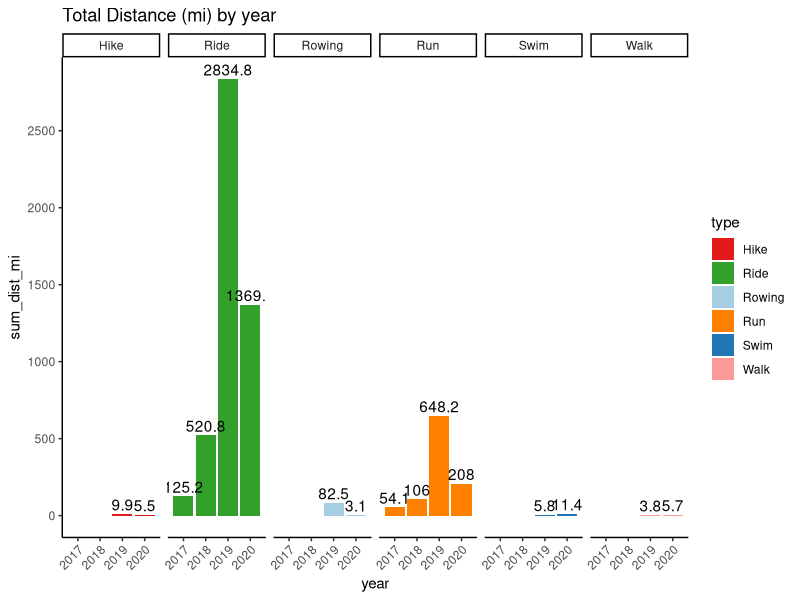
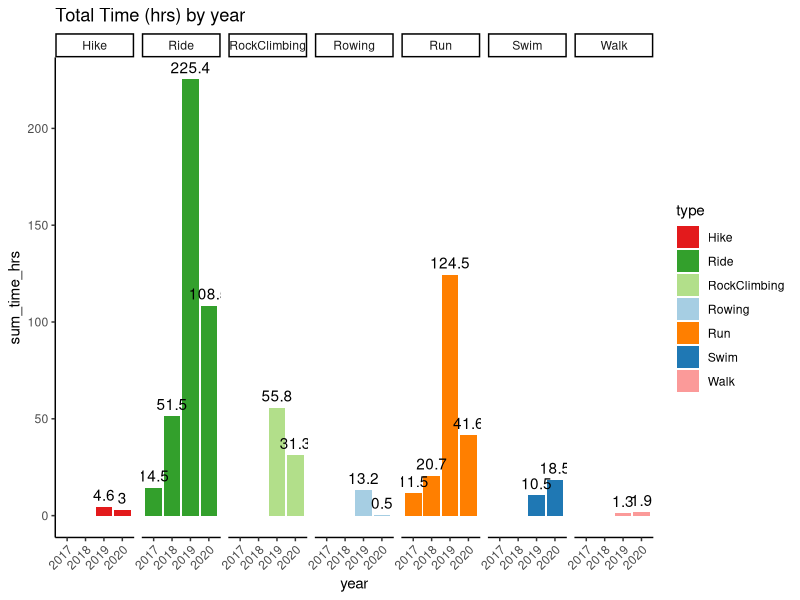

Write R code to recreate these figures, in order.
library(here)
library(ggplot2)
library(dplyr)
library(scales)

set_colors <- function(data) {
    palette = RColorBrewer::brewer.pal(n = 10, name = "Paired")
    colors = list()
    colors[["Ride"]] <- palette[[4]]
    colors[["Run"]] <- palette[[8]]
    colors[["RockClimbing"]] <- palette[[3]]
    colors[["Rowing"]] <- palette[[1]]
    colors[["Swim"]] <- palette[[2]]
    colors[["Hike"]] <- palette[[6]]
    colors[["Walk"]] <- palette[[5]]
    colors[["Elliptical"]] <- palette[[7]]
    colors[["NordicSki"]] <- palette[[10]]
    colors[["Yoga"]] <- palette[[9]]
    return(colors)
}
filter_dist_sum <- function(data) {
    types_to_keep <- data %>% 
        group_by(type) %>% 
        summarise(total_dist_mi=sum(sum_dist_mi),
                  count=n()) %>% 
        filter(count >= 2) %>%
        filter(total_dist_mi > 0) %>% 
        pull(type)
    return(
        data %>%
            filter(type %in% types_to_keep)
    )
}
filter_time_sum <- function(data) {
    types_to_keep <- data %>% 
        group_by(type) %>% 
        summarise(total_time_hrs=sum(sum_time_hrs),
                  count=n()) %>% 
        filter(count >= 2) %>%
        filter(total_time_hrs > 0) %>% 
        pull(type)
    return(
        data %>%
            filter(type %in% types_to_keep)
    )
}
table_sum <- readr::read_csv(here::here("data" ,"processed", "summary.csv"))
colors <- set_colors(table_sum)

bar_sum_dist <- table_sum %>%
    filter_dist_sum() %>%
    ggplot(aes(year, sum_dist_mi, fill=type, label=sum_dist_mi)) +
    geom_col(position="dodge") +
    geom_text(vjust=-0.3, position = position_dodge(width=1)) +
    scale_fill_manual("type", values=colors) +
    facet_wrap(~type, nrow=1) +
    scale_y_continuous(breaks=pretty_breaks()) +
    ggtitle("Total Distance (mi) by year") +
    theme_classic() +
    theme(axis.text.x=element_text(angle=45, hjust=1))
ggsave(bar_sum_dist, filename = here::here("figures", "bar_sum_dist.png"))

bar_sum_hrs <- table_sum %>%
    filter_time_sum() %>%
    ggplot(aes(year, sum_time_hrs, fill=type, label=sum_time_hrs)) +
    geom_col(position="dodge") +
    geom_text(vjust=-0.5,
              position = position_dodge(width=0.5)) +
    scale_fill_manual("type", values=colors) +
    facet_wrap(~type, nrow=1) +
    scale_y_continuous(breaks=pretty_breaks()) +
    ggtitle("Total Time (hrs) by year") +
    theme_classic() +
    theme(axis.text.x=element_text(angle=45, hjust=1))
ggsave(bar_sum_hrs, filename = here::here("figures", "bar_sum_hrs.png"))
